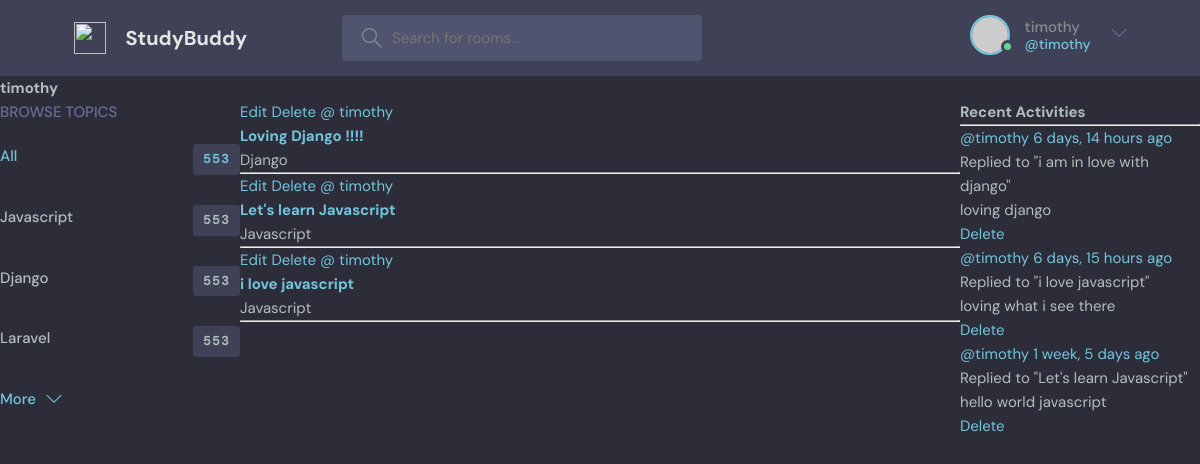
The app's page /user-profile/1/ (signed in) with its own data.
### base/models.py (models this page shows, shortened)
class Topic(models.Model):
    name=models.CharField(max_length=200)

class Room(models.Model):
    host=models.ForeignKey(User, on_delete=models.SET_NULL, null=True)
    topic=models.ForeignKey(Topic,on_delete=models.SET_NULL,null=True)
    name = models.CharField(max_length=200)
    description = models.TextField(null=True, blank=True)
    participants = models.ManyToManyField(User, related_name='participants', blank=True)
    updated = models.DateTimeField(auto_now=True)
    created = models.DateTimeField(auto_now_add=True)
    class Meta:
        ordering = ['-updated','-created']
    def __str__(self):
        return self.name

class Message(models.Model):
    user=models.ForeignKey(User, on_delete=models.CASCADE)
    room = models.ForeignKey(Room, related_name='messages', on_delete=models.CASCADE)
    body = models.TextField()
    created = models.DateTimeField(auto_now_add=True)
    updated = models.DateTimeField(auto_now=True)
    class Meta:
        ordering = ['-updated','-created']
    def __str__(self):
        return self.body[0:50]

### base/views.py (the view)
# urls.py: path('user-profile/<str:id>/', views.userProfile, name='user_profile'),
def userProfile(request,id):
    user=User.objects.get(id=id)
    rooms=user.room_set.all()
    rooms_messages=user.message_set.all()
    topics=Topic.objects.all()
    context={'user':user,'rooms':rooms,'topics':topics,'room_messages':rooms_messages}
    return render(request, 'base/profile.html',context)

### base/templates/base/profile.html (shortened to what this page needs)
{% extends 'main.html' %}
{% block content %}
<h1>{{user.username}}</h1>
<div class="profile-container">
    <div>
        {% include 'base/topic_comp.html' %}
    </div>
    <div>
        {% include 'base/feed_comp.html' %}
    </div>
    <div>
        {% include 'base/activity_comp.html' %}
    </div>
</div>
{% endblock content %}

### templates/navbar.html (shortened to what this page needs)
<header class="header header--loggedIn">
  <div class="container">
    <a href="/" class="header__logo">
      <img src="assets/logo.svg" />
      <h1>StudyBuddy</h1>
    </a>
    <form class="header__search" method="GET" action="{% url 'home' %}">
      <label>
        <input type="text" name="q" placeholder="Search for rooms..." />
      </label>
    </form>
    <nav class="header__menu">
      {% if request.user.is_authenticated %}
      <div class="header__user">
        <a href="profile.html">
          <div class="avatar avatar--medium active">
            <img src="https://randomuser.me/api/portraits/men/37.jpg" />
          </div>
          <p>{{request.user.username}}<span>@{{request.user.username}}</span></p>
        </a>
        <button class="dropdown-button">
          <svg version="1.1" xmlns="http://www.w3.org/2000/svg" width="32" height="32" viewBox="0 0 32 32">
            <title>chevron-down</title>
            <path d="M16 21l-13-13h-3l16 16 16-16h-3l-13 13z"></path>
          </svg>
        </button>
      </div>
      {% else %}
      <a  href="{% url 'login' %}">
        <img src="./assets/avatar.svg" />
        <p>Login</p>
      </a>
      {% endif %}
    </nav>
  </div>
</header>

### base/templates/base/topic_comp.html
<div class="topics">
    <div class="topics__header">
      <h2>Browse Topics</h2>
    </div>
    <ul class="topics__list">
      <li>
        <a href="{% url 'home' %}" class="active">All <span>553</span></a>
      </li>
      {% for topic in topics %}
      <li><a href="{% url 'home' %}?q={{topic.name}}">{{topic.name}} <span>553</span></a></li>
     {% endfor %}
    </ul>
    <a class="btn btn--link" href="topics.html">
      More
      <svg version="1.1" xmlns="http://www.w3.org/2000/svg" width="32" height="32" viewBox="0 0 32 32">
        <title>chevron-down</title>
        <path d="M16 21l-13-13h-3l16 16 16-16h-3l-13 13z"></path>
      </svg>
    </a>
  </div>

### base/templates/base/feed_comp.html
  <div>
      {% for room in rooms %}
      <div>
          {% if request.user == room.host %}
          <a href="{% url 'update-room' room.id %}">Edit</a>
          <a href="{% url 'delete-room' room.id %}">Delete</a>
          {% endif %}
              <a href="{% url 'user_profile' room.host.id %}">@ {{room.host.username}}</a>
      <h5><a href="{% url 'room' room.id %}">{{ room.name }}</a></h5>
      <small>{{room.topic.name}}</small>
      <hr>
          </div>
      {% endfor %}
  </div>

### base/templates/base/activity_comp.html
<h3>Recent Activities</h3>
<hr>
{% for activity in room_messages %}
<div>
    <span><a href="{% url 'user_profile' activity.user.id%}">@{{activity.user}}  {{activity.created|timesince}} ago</a></span>
    <small>Replied to "{{activity.room}}"</small>
    <p> {{activity}}</p>
    {% if request.user == activity.user %}
    <a href="{% url 'delete_message' activity.id %}">Delete</a>
{% endif %}
</div>
{% endfor %}

### static/css/style.css (style rules this page uses)
:root { --color-main: #71c6dd; --color-main-light: #e1f6fb; --color-dark: #3f4156; --color-dark-medium: #51546e; --color-dark-light: #696d97; --color-light: #e5e5e5; --color-gray: #8b8b8b; --color-light-gray: #b2bdbd; --color-bg: #2d2d39; --color-success: #5dd693; --color-error: #fc4b0b; }
* { font-family: "DM Sans", -apple-system, BlinkMacSystemFont, "Segoe UI", Roboto, Oxygen, Ubuntu, Cantarell, "Open Sans", "Helvetica Neue", sans-serif; margin: 0; padding: 0; box-sizing: border-box; text-rendering: optimizeLegibility; font-size: inherit; }
html { font-size: 56.25%; }
@media only screen and (min-width: 1200px) { html { font-size: 62.5%; } }
body { line-height: 1.6; font-weight: 400; font-size: 1.5rem; color: var(--color-light-gray); background-color: var(--color-bg); min-height: 100vh; }
img { width: 100%; }
a { display: inline-block; color: var(--color-main); text-decoration: none; }
.container { max-width: 120rem; width: 90%; margin: auto; }
.btn { background-color: transparent; border: none; display: inline-flex; align-items: center; gap: 1rem; cursor: pointer; transition: all ease-in-out 0.3s; padding: 1rem 2rem; border-radius: 5px; box-shadow: 1px 1px 3px 1px rgba(0, 0, 0, 0.15); font-weight: 500; }
.btn--link { border-radius: 0; padding: 0; color: var(--color-main); box-shadow: none; }
.btn > svg { fill: currentColor; width: 1.6rem; height: 1.6rem; }
.avatar { position: relative; display: inline-block; border-radius: 50%; border: 2px solid var(--color-main); }
.avatar img { display: block; border-radius: 50%; object-fit: cover; object-position: center; }
.avatar::after { content: ""; display: block; position: absolute; background-color: var(--color-gray); z-index: 111; border-radius: 50%; border: 0.3rem solid var(--color-dark); }
.avatar.active::after { background-color: var(--color-success); }
.avatar.avatar--medium img { width: 3.6rem; height: 3.6rem; border-radius: 50%; }
.avatar.avatar--medium:after { width: 0.7rem; height: 0.7rem; bottom: 0px; right: -6px; }
.header { padding: 1.5rem; background-color: var(--color-dark); }
.header > .container { display: flex; gap: 9.5rem; }
.header__logo, .header__user { display: flex; gap: 2rem; align-items: center; }
.header__logo > img { height: 3.2rem; width: 3.2rem; }
.header__logo > h1 { font-weight: 700; font-size: 2rem; color: var(--color-light); }
.header__search > label { background-color: var(--color-dark-medium); padding: 1.3rem 1rem; display: flex; align-items: center; gap: 1rem; border-radius: 4px; }
.header__search svg { fill: var(--color-gray); width: 2rem; height: 2rem; margin-left: 1rem; }
.header__search input { width: 30rem; background: transparent; border: none; outline: none; color: var(--color-light); }
.header__menu { margin-left: auto; position: relative; }
.header__menu a { display: flex; gap: 1.5rem; align-items: center; font-weight: 500; text-decoration: none; color: var(--color-gray); }
.header__menu img { height: 3.6rem; }
.header__menu p { line-height: 1.2; }
.header__menu span { color: var(--color-main); font-weight: 500; font-size: 1.4rem; display: block; }
.header__menu svg { width: 1.6rem; height: 1.6rem; fill: var(--color-dark-light); }
.dropdown-button { background: transparent; border: 0; outline: 0; cursor: pointer; }
.topics__header { margin-bottom: 2rem; }
.topics__header h2 { text-transform: uppercase; font-weight: 500; color: var(--color-dark-light); }
.topics__list { list-style: none; }
.topics__list li a { display: flex; justify-content: space-between; margin-bottom: 3rem; font-weight: 500; color: var(--color-light-gray); transition: all 0.3s ease-in-out; }
.topics__list li a.active, .topics__list li a:hover { color: var(--color-main); }
.topics__list li a span { padding: 0.5rem 1rem; background-color: var(--color-dark); border-radius: 3px; font-size: 1.3rem; font-weight: 700; letter-spacing: 1px; }

### base/templates/base/profile.html (style rules this page uses)
.profile-container { display: grid; grid-template-columns: 1fr 3fr 1fr; }

### records on screen
Topic: name "Javascript"
Topic: name "Django"
Topic: name "Laravel"
Room: shows "Edit", host.username "timothy", name "Loving Django !!!!", topic.name "Django"
Room: shows "Edit", host.username "timothy", name "Let's learn Javascript", topic.name "Javascript"
Room: shows "Edit", host.username "timothy", name "i love javascript", topic.name "Javascript"
Message: user "timothy", created "6 days, 14 hours", room "i am in love with django", body "loving django", shows "Delete"
Message: user "timothy", created "6 days, 15 hours", room "i love javascript", body "loving what i see there", shows "Delete"
Message: user "timothy", created "1 week, 5 days", room "Let's learn Javascript", body "hello world javascript", shows "Delete"

### other values on screen
{{ request.user.username }} "timothy"
{{ user.username }} "timothy"
